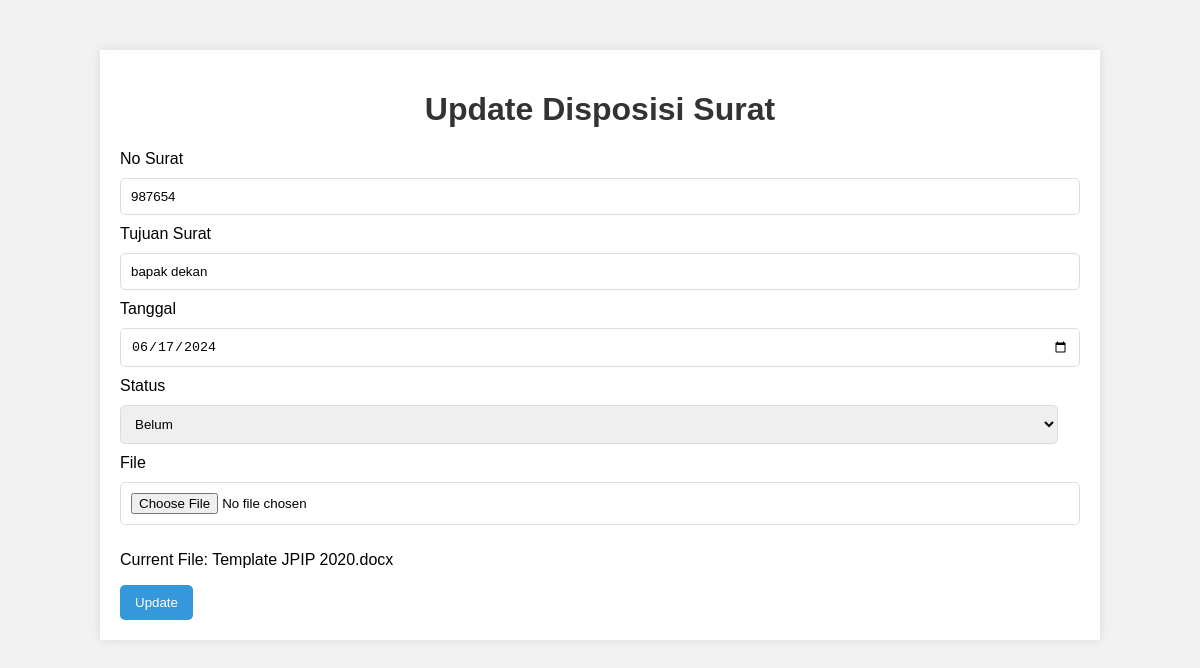
The app's page /update.php?id=2 with its own data.
### tables this page shows
CREATE TABLE `disposisi_surat` (
  `id` int(11) NOT NULL,
  `no_surat` varchar(50) NOT NULL,
  `tujuan_surat` varchar(100) NOT NULL,
  `tanggal` date NOT NULL,
  `status` enum('Diterima','Belum') NOT NULL,
  `file` varchar(255) NOT NULL
);

### update.php (the view, shortened to what this page needs)
<?php
include 'config.php';
$id = $_GET['id'];
$sql = "SELECT * FROM disposisi_surat WHERE id=$id";
$result = $conn->query($sql);
$row = $result->fetch_assoc();
?>
<!DOCTYPE html>
<html>
<head>
</head>
<body>
    <div class="container">
        <h1>Update Disposisi Surat</h1>
        <form method="POST" enctype="multipart/form-data">
            <label for="no_surat">No Surat</label>
            <input type="text" id="no_surat" name="no_surat" value="<?php echo $row['no_surat']; ?>" required>
            <label for="tujuan_surat">Tujuan Surat</label>
            <input type="text" id="tujuan_surat" name="tujuan_surat" value="<?php echo $row['tujuan_surat']; ?>" required>
            <label for="tanggal">Tanggal</label>
            <input type="date" id="tanggal" name="tanggal" value="<?php echo $row['tanggal']; ?>" required>
            <label for="status">Status</label>
            <select id="status" name="status" required>
                <option value="Belum" <?php if ($row['status'] == 'Belum') echo 'selected'; ?>>Belum</option>
            </select>
            <label for="file">File</label>
            <input type="file" id="file" name="file">
            <p>Current File: <?php echo $row['file']; ?></p>
            <input type="submit" value="Update">
        </form>
    </div>
</body>
</html>

### update.php (style rules this page uses)
body { font-family: Arial, sans-serif; background-color: #f2f2f2; margin: 0; padding: 0; }
.container { width: 80%; margin: 0 auto; background-color: #fff; padding: 20px; box-shadow: 0 0 10px rgba(0, 0, 0, 0.1); margin-top: 50px; }
h1 { text-align: center; color: #333; }
form { width: 100%; margin-top: 20px; }
input[type="text"], input[type="date"], select, input[type="file"] { width: calc(100% - 22px); padding: 10px; margin: 10px 0; border: 1px solid #ddd; border-radius: 5px; }
input[type="submit"] { padding: 10px 15px; background-color: #3498db; color: white; border: none; border-radius: 5px; cursor: pointer; }

### records on screen
disposisi_surat: no_surat "987654", tujuan_surat "bapak dekan", tanggal "06/17/2024", status "Belum", file "Template JPIP 2020.docx"
